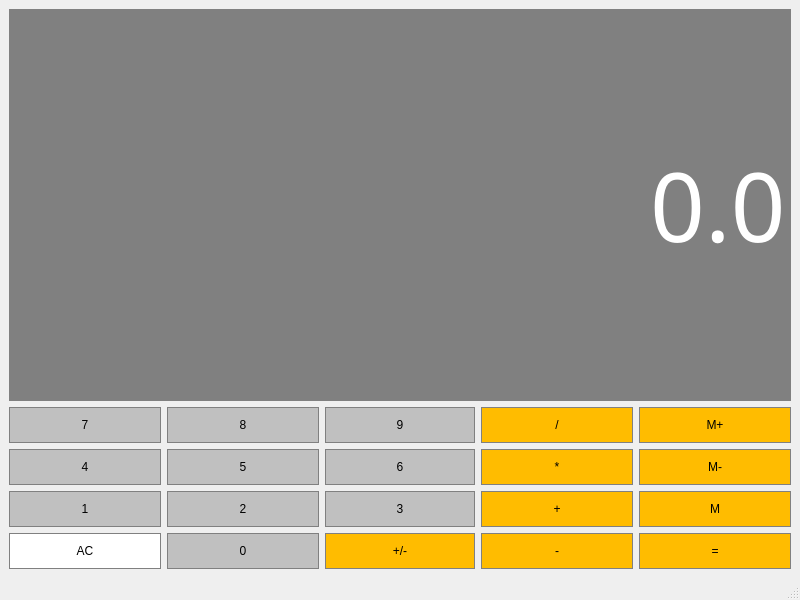
<?xml version="1.0" encoding="UTF-8"?>
<ui version="4.0">
 <class>calculator</class>
 <widget class="QMainWindow" name="calculator">
  <property name="geometry">
   <rect>
    <x>0</x>
    <y>0</y>
    <width>800</width>
    <height>600</height>
   </rect>
  </property>
  <property name="windowTitle">
   <string>calculator</string>
  </property>
  <widget class="QWidget" name="centralwidget">
   <layout class="QGridLayout" name="gridLayout">
    <item row="1" column="0">
     <widget class="QPushButton" name="button_7">
      <property name="sizePolicy">
       <sizepolicy hsizetype="Preferred" vsizetype="Preferred">
        <horstretch>0</horstretch>
        <verstretch>0</verstretch>
       </sizepolicy>
      </property>
      <property name="styleSheet">
       <string notr="true">QPushButton{
	background-color: #C0C0C0;
	border: 1px solid gray;
	padding: 10px; 
}

QPushButton: pressed{
	background-color: #A9A9A9;
	border: 1px solid gray;
	padding: 10px; 
}</string>
      </property>
      <property name="text">
       <string>7</string>
      </property>
     </widget>
    </item>
    <item row="3" column="1">
     <widget class="QPushButton" name="button_2">
      <property name="sizePolicy">
       <sizepolicy hsizetype="Preferred" vsizetype="Preferred">
        <horstretch>0</horstretch>
        <verstretch>0</verstretch>
       </sizepolicy>
      </property>
      <property name="styleSheet">
       <string notr="true">QPushButton{
	background-color: #C0C0C0;
	border: 1px solid gray;
	padding: 10px; 
}

QPushButton: pressed{
	background-color: #A9A9A9;
	border: 1px solid gray;
	padding: 10px; 
}</string>
      </property>
      <property name="text">
       <string>2</string>
      </property>
     </widget>
    </item>
    <item row="1" column="1">
     <widget class="QPushButton" name="button_8">
      <property name="sizePolicy">
       <sizepolicy hsizetype="Preferred" vsizetype="Preferred">
        <horstretch>0</horstretch>
        <verstretch>0</verstretch>
       </sizepolicy>
      </property>
      <property name="styleSheet">
       <string notr="true">QPushButton{
	background-color: #C0C0C0;
	border: 1px solid gray;
	padding: 10px; 
}

QPushButton: pressed{
	background-color: #A9A9A9;
	border: 1px solid gray;
	padding: 10px; 
}</string>
      </property>
      <property name="text">
       <string>8</string>
      </property>
     </widget>
    </item>
    <item row="1" column="2">
     <widget class="QPushButton" name="button_9">
      <property name="sizePolicy">
       <sizepolicy hsizetype="Preferred" vsizetype="Preferred">
        <horstretch>0</horstretch>
        <verstretch>0</verstretch>
       </sizepolicy>
      </property>
      <property name="styleSheet">
       <string notr="true">QPushButton{
	background-color: #C0C0C0;
	border: 1px solid gray;
	padding: 10px; 
}

QPushButton: pressed{
	background-color: #A9A9A9;
	border: 1px solid gray;
	padding: 10px; 
}</string>
      </property>
      <property name="text">
       <string>9</string>
      </property>
     </widget>
    </item>
    <item row="3" column="4">
     <widget class="QPushButton" name="memGet">
      <property name="sizePolicy">
       <sizepolicy hsizetype="Preferred" vsizetype="Preferred">
        <horstretch>0</horstretch>
        <verstretch>0</verstretch>
       </sizepolicy>
      </property>
      <property name="styleSheet">
       <string notr="true">QPushButton{
	background-color: #FFBC00;
	border: 1px solid gray;
	padding: 10px; 
}

QPushButton: pressed{
	background-color: #A9A9A9;
	border: 1px solid gray;
	padding: 10px; 
}</string>
      </property>
      <property name="text">
       <string>M</string>
      </property>
     </widget>
    </item>
    <item row="2" column="2">
     <widget class="QPushButton" name="button_6">
      <property name="sizePolicy">
       <sizepolicy hsizetype="Preferred" vsizetype="Preferred">
        <horstretch>0</horstretch>
        <verstretch>0</verstretch>
       </sizepolicy>
      </property>
      <property name="styleSheet">
       <string notr="true">QPushButton{
	background-color: #C0C0C0;
	border: 1px solid gray;
	padding: 10px; 
}

QPushButton: pressed{
	background-color: #A9A9A9;
	border: 1px solid gray;
	padding: 10px; 
}</string>
      </property>
      <property name="text">
       <string>6</string>
      </property>
     </widget>
    </item>
    <item row="3" column="2">
     <widget class="QPushButton" name="button_3">
      <property name="sizePolicy">
       <sizepolicy hsizetype="Preferred" vsizetype="Preferred">
        <horstretch>0</horstretch>
        <verstretch>0</verstretch>
       </sizepolicy>
      </property>
      <property name="styleSheet">
       <string notr="true">QPushButton{
	background-color: #C0C0C0;
	border: 1px solid gray;
	padding: 10px; 
}

QPushButton: pressed{
	background-color: #A9A9A9;
	border: 1px solid gray;
	padding: 10px; 
}</string>
      </property>
      <property name="text">
       <string>3</string>
      </property>
     </widget>
    </item>
    <item row="2" column="0">
     <widget class="QPushButton" name="button_4">
      <property name="sizePolicy">
       <sizepolicy hsizetype="Preferred" vsizetype="Preferred">
        <horstretch>0</horstretch>
        <verstretch>0</verstretch>
       </sizepolicy>
      </property>
      <property name="styleSheet">
       <string notr="true">QPushButton{
	background-color: #C0C0C0;
	border: 1px solid gray;
	padding: 10px; 
}

QPushButton: pressed{
	background-color: #A9A9A9;
	border: 1px solid gray;
	padding: 10px; 
}</string>
      </property>
      <property name="text">
       <string>4</string>
      </property>
     </widget>
    </item>
    <item row="2" column="1">
     <widget class="QPushButton" name="button_5">
      <property name="sizePolicy">
       <sizepolicy hsizetype="Preferred" vsizetype="Preferred">
        <horstretch>0</horstretch>
        <verstretch>0</verstretch>
       </sizepolicy>
      </property>
      <property name="styleSheet">
       <string notr="true">QPushButton{
	background-color: #C0C0C0;
	border: 1px solid gray;
	padding: 10px; 
}

QPushButton: pressed{
	background-color: #A9A9A9;
	border: 1px solid gray;
	padding: 10px; 
}</string>
      </property>
      <property name="text">
       <string>5</string>
      </property>
     </widget>
    </item>
    <item row="1" column="3">
     <widget class="QPushButton" name="divide">
      <property name="sizePolicy">
       <sizepolicy hsizetype="Preferred" vsizetype="Preferred">
        <horstretch>0</horstretch>
        <verstretch>0</verstretch>
       </sizepolicy>
      </property>
      <property name="styleSheet">
       <string notr="true">QPushButton{
	background-color: #FFBC00;
	border: 1px solid gray;
	padding: 10px; 
}

QPushButton: pressed{
	background-color: #A9A9A9;
	border: 1px solid gray;
	padding: 10px; 
}</string>
      </property>
      <property name="text">
       <string>/</string>
      </property>
     </widget>
    </item>
    <item row="2" column="4">
     <widget class="QPushButton" name="memClear">
      <property name="sizePolicy">
       <sizepolicy hsizetype="Preferred" vsizetype="Preferred">
        <horstretch>0</horstretch>
        <verstretch>0</verstretch>
       </sizepolicy>
      </property>
      <property name="styleSheet">
       <string notr="true">QPushButton{
	background-color: #FFBC00;
	border: 1px solid gray;
	padding: 10px; 
}

QPushButton: pressed{
	background-color: #A9A9A9;
	border: 1px solid gray;
	padding: 10px; 
}</string>
      </property>
      <property name="text">
       <string>M-</string>
      </property>
     </widget>
    </item>
    <item row="3" column="0">
     <widget class="QPushButton" name="button_1">
      <property name="sizePolicy">
       <sizepolicy hsizetype="Preferred" vsizetype="Preferred">
        <horstretch>0</horstretch>
        <verstretch>0</verstretch>
       </sizepolicy>
      </property>
      <property name="styleSheet">
       <string notr="true">QPushButton{
	background-color: #C0C0C0;
	border: 1px solid gray;
	padding: 10px; 
}

QPushButton: pressed{
	background-color: #A9A9A9;
	border: 1px solid gray;
	padding: 10px; 
}</string>
      </property>
      <property name="text">
       <string>1</string>
      </property>
     </widget>
    </item>
    <item row="1" column="4">
     <widget class="QPushButton" name="memAdd">
      <property name="sizePolicy">
       <sizepolicy hsizetype="Preferred" vsizetype="Preferred">
        <horstretch>0</horstretch>
        <verstretch>0</verstretch>
       </sizepolicy>
      </property>
      <property name="styleSheet">
       <string notr="true">QPushButton{
	background-color: #FFBC00;
	border: 1px solid gray;
	padding: 10px; 
}

QPushButton: pressed{
	background-color: #A9A9A9;
	border: 1px solid gray;
	padding: 10px; 
}</string>
      </property>
      <property name="text">
       <string>M+</string>
      </property>
     </widget>
    </item>
    <item row="2" column="3">
     <widget class="QPushButton" name="product">
      <property name="sizePolicy">
       <sizepolicy hsizetype="Preferred" vsizetype="Preferred">
        <horstretch>0</horstretch>
        <verstretch>0</verstretch>
       </sizepolicy>
      </property>
      <property name="styleSheet">
       <string notr="true">QPushButton{
	background-color: #FFBC00;
	border: 1px solid gray;
	padding: 10px; 
}

QPushButton: pressed{
	background-color: #A9A9A9;
	border: 1px solid gray;
	padding: 10px; 
}</string>
      </property>
      <property name="text">
       <string>*</string>
      </property>
     </widget>
    </item>
    <item row="3" column="3">
     <widget class="QPushButton" name="add">
      <property name="sizePolicy">
       <sizepolicy hsizetype="Preferred" vsizetype="Preferred">
        <horstretch>0</horstretch>
        <verstretch>0</verstretch>
       </sizepolicy>
      </property>
      <property name="styleSheet">
       <string notr="true">QPushButton{
	background-color: #FFBC00;
	border: 1px solid gray;
	padding: 10px; 
}

QPushButton: pressed{
	background-color: #A9A9A9;
	border: 1px solid gray;
	padding: 10px; 
}</string>
      </property>
      <property name="text">
       <string>+</string>
      </property>
     </widget>
    </item>
    <item row="4" column="0">
     <widget class="QPushButton" name="clear">
      <property name="sizePolicy">
       <sizepolicy hsizetype="Preferred" vsizetype="Preferred">
        <horstretch>0</horstretch>
        <verstretch>0</verstretch>
       </sizepolicy>
      </property>
      <property name="styleSheet">
       <string notr="true">QPushButton{
	background-color: #FFFFFF;
	border: 1px solid gray;
	padding: 10px; 
}

QPushButton: pressed{
	background-color: #A9A9A9;
	border: 1px solid gray;
	padding: 10px; 
}</string>
      </property>
      <property name="text">
       <string>AC</string>
      </property>
     </widget>
    </item>
    <item row="4" column="1">
     <widget class="QPushButton" name="button_0">
      <property name="sizePolicy">
       <sizepolicy hsizetype="Preferred" vsizetype="Preferred">
        <horstretch>0</horstretch>
        <verstretch>0</verstretch>
       </sizepolicy>
      </property>
      <property name="styleSheet">
       <string notr="true">QPushButton{
	background-color: #C0C0C0;
	border: 1px solid gray;
	padding: 10px; 
}

QPushButton: pressed{
	background-color: #A9A9A9;
	border: 1px solid gray;
	padding: 10px; 
}</string>
      </property>
      <property name="text">
       <string>0</string>
      </property>
     </widget>
    </item>
    <item row="4" column="2">
     <widget class="QPushButton" name="changeSign">
      <property name="sizePolicy">
       <sizepolicy hsizetype="Preferred" vsizetype="Preferred">
        <horstretch>0</horstretch>
        <verstretch>0</verstretch>
       </sizepolicy>
      </property>
      <property name="styleSheet">
       <string notr="true">QPushButton{
	background-color: #FFBC00;
	border: 1px solid gray;
	padding: 10px; 
}

QPushButton: pressed{
	background-color: #A9A9A9;
	border: 1px solid gray;
	padding: 10px; 
}</string>
      </property>
      <property name="text">
       <string>+/-</string>
      </property>
     </widget>
    </item>
    <item row="4" column="3">
     <widget class="QPushButton" name="subtract">
      <property name="sizePolicy">
       <sizepolicy hsizetype="Preferred" vsizetype="Preferred">
        <horstretch>0</horstretch>
        <verstretch>0</verstretch>
       </sizepolicy>
      </property>
      <property name="styleSheet">
       <string notr="true">QPushButton{
	background-color: #FFBC00;
	border: 1px solid gray;
	padding: 10px; 
}

QPushButton: pressed{
	background-color: #A9A9A9;
	border: 1px solid gray;
	padding: 10px; 
}</string>
      </property>
      <property name="text">
       <string>-</string>
      </property>
     </widget>
    </item>
    <item row="4" column="4">
     <widget class="QPushButton" name="calc">
      <property name="sizePolicy">
       <sizepolicy hsizetype="Preferred" vsizetype="Preferred">
        <horstretch>0</horstretch>
        <verstretch>0</verstretch>
       </sizepolicy>
      </property>
      <property name="styleSheet">
       <string notr="true">QPushButton{
	background-color: #FFBC00;
	border: 1px solid gray;
	padding: 10px; 
}

QPushButton: pressed{
	background-color: #A9A9A9;
	border: 1px solid gray;
	padding: 10px; 
}</string>
      </property>
      <property name="text">
       <string>=</string>
      </property>
     </widget>
    </item>
    <item row="0" column="0" colspan="5">
     <widget class="QLineEdit" name="display">
      <property name="sizePolicy">
       <sizepolicy hsizetype="Preferred" vsizetype="Expanding">
        <horstretch>0</horstretch>
        <verstretch>0</verstretch>
       </sizepolicy>
      </property>
      <property name="font">
       <font>
        <family>American Typewriter</family>
        <pointsize>72</pointsize>
       </font>
      </property>
      <property name="styleSheet">
       <string notr="true">QLineEdit{
	background-color: gray;
	border: 1px solid gray;
	color: #FFFFFF;
}</string>
      </property>
      <property name="text">
       <string>0.0</string>
      </property>
      <property name="alignment">
       <set>Qt::AlignRight|Qt::AlignTrailing|Qt::AlignVCenter</set>
      </property>
     </widget>
    </item>
   </layout>
  </widget>
  <widget class="QMenuBar" name="menubar">
   <property name="geometry">
    <rect>
     <x>0</x>
     <y>0</y>
     <width>800</width>
     <height>22</height>
    </rect>
   </property>
  </widget>
  <widget class="QStatusBar" name="statusbar"/>
 </widget>
 <resources/>
 <connections/>
</ui>
